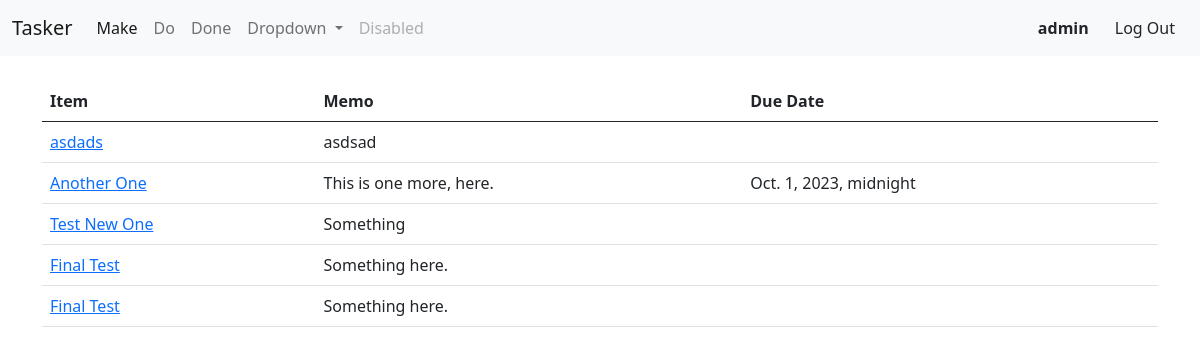
Before: /current/ (signed in) with the older database file.
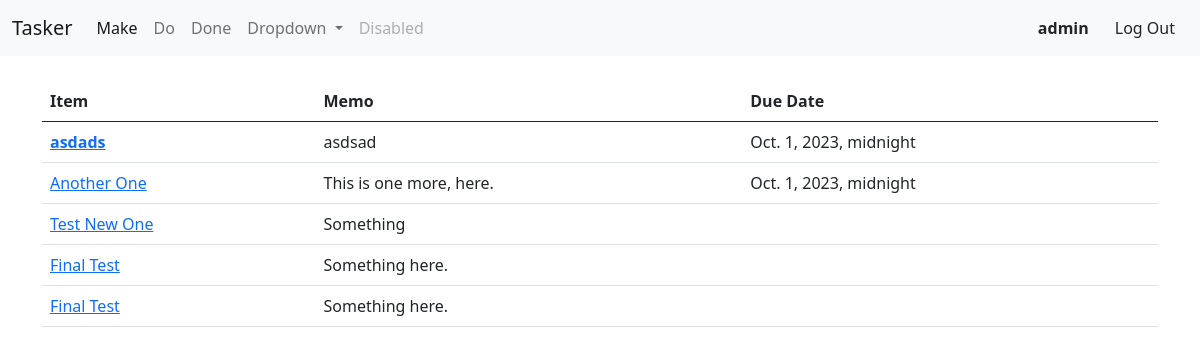
After: the same page with the newer database file.
### todo/models.py (models this page shows, shortened)
class Todo(models.Model):
    title = models.CharField(max_length=169)
    memo = models.TextField(blank=True)
    created = models.DateTimeField(auto_now_add=True)
    duedate = models.DateTimeField(null=True, blank=True)
    datecompleted = models.DateTimeField(null=True, blank=True)
    important = models.BooleanField(default=False)
    user = models.ForeignKey(User, on_delete=models.CASCADE)

### todo/views.py (the view)
# urls.py: path('current/', views.currenttodo, name='currenttodo'),
@login_required
def currenttodo(request):
    todos = Todo.objects.filter(user=request.user, datecompleted__isnull=True)
    return render(request, 'todo/currenttodo.html', {'todos':todos})

### todo/templates/todo/currenttodo.html (shortened to what this page needs)
{% extends 'todo/base.html' %}
{% block content %}
    <div class="container">
        <table class="table">
            <thead>
                <th>Item</th>
                <th>Memo</th>
                <th>Due Date</th>
            </thead>
            {% for todo in todos %}
                <tr>
                    <td>
                        <a href="{% url 'viewtodo' todo.id %}">
                            {% if todo.important %}<strong>{% endif %}
                                {{ todo.title }}
                            {% if todo.important %}</strong>{% endif %}
                        </a>
                    </td>
                    <td>{{ todo.memo }}</td>
                    <td>
                        {% if todo.duedate is not None %}
                            {{ todo.duedate }}
                        {% endif %}
                    </td>
                </tr>
            {% endfor %}
        </table>
    </div>
{% endblock content %}

Changed rows visible on the page:
changed Todo "asdads": important False → True (drawn); duedate (not shown) → "Oct. 1, 2023, midnight"
